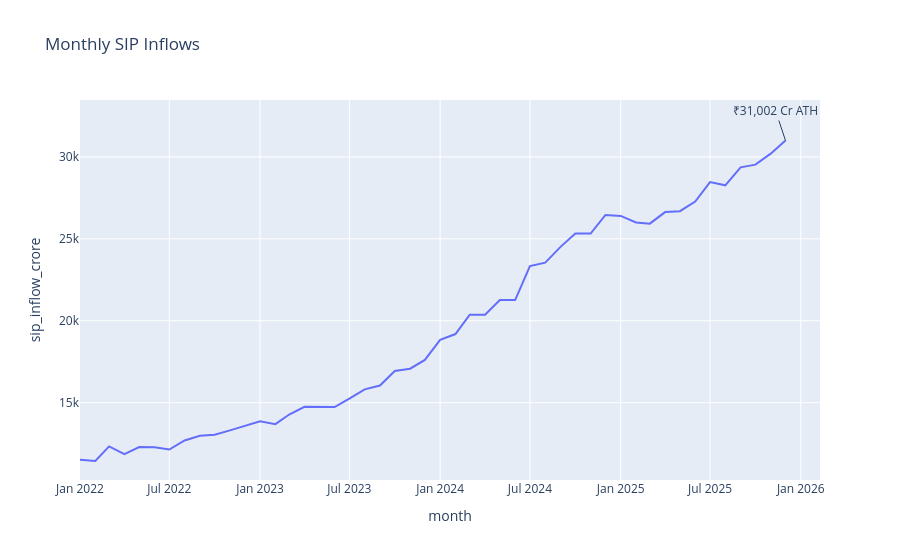

Here is the notebook cell this chart was saved with:
### Markdown cell above
AUM concentration remained skewed toward a few large fund houses.

### Code cell
sip['month'] = pd.to_datetime(sip['month'])
fig = px.line(sip, x='month', y='sip_inflow_crore', title='Monthly SIP Inflows')
fig.add_annotation(x='2025-12-01', y=31002, text='₹31,002 Cr ATH')
fig.write_image("../reports/eda_charts/sip_trend.png")
fig.show()

### Figure 1 — Plotly figure (JSON) as saved in the notebook; plotly's stock layout.template omitted (floating-point values rounded to 4 significant figures)
{"data": [{"hovertemplate": "month=%{x}<br>sip_inflow_crore=%{y}<extra></extra>", "legendgroup": "", "line": {"color": "#636efa", "dash": "solid"}, "marker": {"symbol": "circle"}, "mode": "lines", "name": "", "orientation": "v", "showlegend": false, "type": "scatter", "x": ["2022-01-01T00:00:00", "2022-02-01T00:00:00", "2022-03-01T00:00:00", "2022-04-01T00:00:00", "2022-05-01T00:00:00", "2022-06-01T00:00:00", "2022-07-01T00:00:00", "2022-08-01T00:00:00", "2022-09-01T00:00:00", "2022-10-01T00:00:00", "2022-11-01T00:00:00", "2022-12-01T00:00:00", "2023-01-01T00:00:00", "2023-02-01T00:00:00", "2023-03-01T00:00:00", "2023-04-01T00:00:00", "2023-05-01T00:00:00", "2023-06-01T00:00:00", "2023-07-01T00:00:00", "2023-08-01T00:00:00", "2023-09-01T00:00:00", "2023-10-01T00:00:00", "2023-11-01T00:00:00", "2023-12-01T00:00:00", "2024-01-01T00:00:00", "2024-02-01T00:00:00", "2024-03-01T00:00:00", "2024-04-01T00:00:00", "2024-05-01T00:00:00", "2024-06-01T00:00:00", "2024-07-01T00:00:00", "2024-08-01T00:00:00", "2024-09-01T00:00:00", "2024-10-01T00:00:00", "2024-11-01T00:00:00", "2024-12-01T00:00:00", "2025-01-01T00:00:00", "2025-02-01T00:00:00", "2025-03-01T00:00:00", "2025-04-01T00:00:00", "2025-05-01T00:00:00", "2025-06-01T00:00:00", "2025-07-01T00:00:00", "2025-08-01T00:00:00", "2025-09-01T00:00:00", "2025-10-01T00:00:00", "2025-11-01T00:00:00", "2025-12-01T00:00:00"], "xaxis": "x", "y": [11517, 11438, 12328, 11863, 12286, 12276, 12140, 12694, 12976, 13040, 13306, 13573, 13856, 13687, 14276, 14749, 14749, 14734, 15245, 15814, 16042, 16928, 17073, 17610, 18838, 19187, 20371, 20371, 21262, 21262, 23332, 23547, 24509, 25323, 25320, 26459, 26400, 25999, 25926, 26632, 26688, 27274, 28464, 28265, 29361, 29529, 30200, 31002], "yaxis": "y"}], "layout": {"annotations": [{"text": "₹31,002 Cr ATH", "x": "2025-12-01", "y": 31002}], "legend": {"tracegroupgap": 0}, "title": {"text": "Monthly SIP Inflows"}, "xaxis": {"anchor": "y", "domain": [0, 1], "title": {"text": "month"}}, "yaxis": {"anchor": "x", "domain": [0, 1], "title": {"text": "sip_inflow_crore"}}}}
